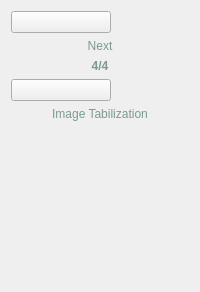
         <widget class="QWidget" name="page_29">
          <layout class="QVBoxLayout" name="verticalLayout_9">
           <item>
            <widget class="QPushButton" name="daysight_bt_next_44">
             <property name="sizePolicy">
              <sizepolicy hsizetype="Minimum" vsizetype="Expanding">
               <horstretch>0</horstretch>
               <verstretch>0</verstretch>
              </sizepolicy>
             </property>
             <property name="maximumSize">
              <size>
               <width>100</width>
               <height>16777215</height>
              </size>
             </property>
             <property name="text">
              <string/>
             </property>
            </widget>
           </item>
           <item>
            <widget class="QLabel" name="label_36">
             <property name="sizePolicy">
              <sizepolicy hsizetype="Preferred" vsizetype="Preferred">
               <horstretch>0</horstretch>
               <verstretch>0</verstretch>
              </sizepolicy>
             </property>
             <property name="styleSheet">
              <string notr="true">color: rgb(123, 154, 147);
</string>
             </property>
             <property name="text">
              <string>Next</string>
             </property>
             <property name="alignment">
              <set>Qt::AlignCenter</set>
             </property>
            </widget>
           </item>
           <item>
            <widget class="QLabel" name="label_35">
             <property name="font">
              <font>
               <weight>75</weight>
               <bold>true</bold>
              </font>
             </property>
             <property name="styleSheet">
              <string notr="true">color: rgb(123, 154, 147);</string>
             </property>
             <property name="text">
              <string>4/4</string>
             </property>
             <property name="alignment">
              <set>Qt::AlignCenter</set>
             </property>
            </widget>
           </item>
           <item>
            <widget class="QPushButton" name="bt_image_tabilization">
             <property name="sizePolicy">
              <sizepolicy hsizetype="Minimum" vsizetype="Expanding">
               <horstretch>0</horstretch>
               <verstretch>0</verstretch>
              </sizepolicy>
             </property>
             <property name="maximumSize">
              <size>
               <width>100</width>
               <height>16777215</height>
              </size>
             </property>
             <property name="text">
              <string/>
             </property>
            </widget>
           </item>
           <item>
            <widget class="QLabel" name="label_27">
             <property name="styleSheet">
              <string notr="true">color: rgb(123, 154, 147);</string>
             </property>
             <property name="text">
              <string>Image Tabilization</string>
             </property>
             <property name="alignment">
              <set>Qt::AlignCenter</set>
             </property>
            </widget>
           </item>
           <item>
            <spacer name="verticalSpacer_2">
             <property name="orientation">
              <enum>Qt::Vertical</enum>
             </property>
             <property name="sizeHint" stdset="0">
              <size>
               <width>20</width>
               <height>40</height>
              </size>
             </property>
            </spacer>
           </item>
           <item>
            <spacer name="verticalSpacer_3">
             <property name="orientation">
              <enum>Qt::Vertical</enum>
             </property>
             <property name="sizeHint" stdset="0">
              <size>
               <width>20</width>
               <height>40</height>
              </size>
             </property>
            </spacer>
           </item>
           <item>
            <spacer name="verticalSpacer_4">
             <property name="orientation">
              <enum>Qt::Vertical</enum>
             </property>
             <property name="sizeHint" stdset="0">
              <size>
               <width>20</width>
               <height>40</height>
              </size>
             </property>
            </spacer>
           </item>
           <item>
            <spacer name="verticalSpacer_5">
             <property name="orientation">
              <enum>Qt::Vertical</enum>
             </property>
             <property name="sizeHint" stdset="0">
              <size>
               <width>20</width>
               <height>40</height>
              </size>
             </property>
            </spacer>
           </item>
          </layout>
         </widget>
